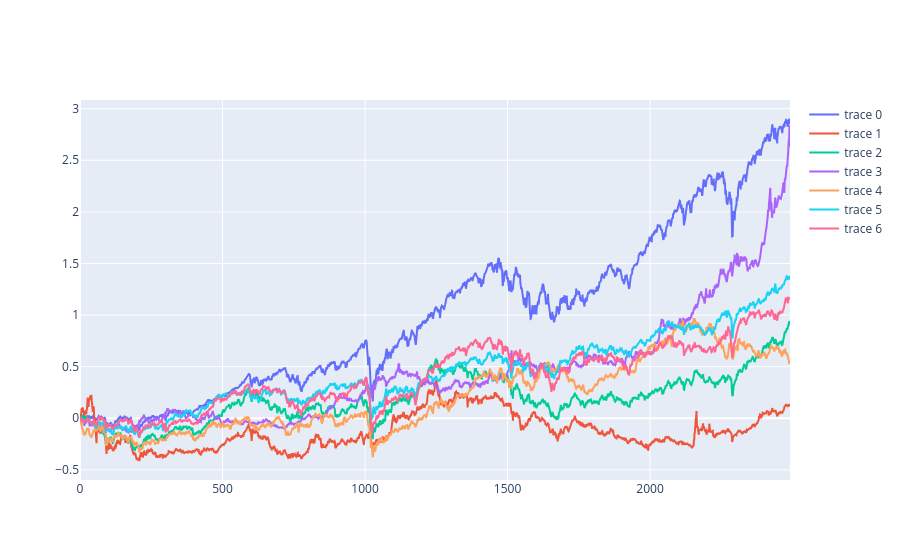

Write notebook code for a chart like this one.
### Code cell
def correct_volume(vol_value):
    if isinstance(vol_value, (float, int)):
        return vol_value
    if vol_value[-1] == "K":
        return 1000 * float(vol_value[:-1])
    if vol_value[-1] == "M":
        return 1_000_000 * float(vol_value[:-1])
    return float(vol_value)

# construct returns matrix per asset

T, N = dfs[0].shape
returns = np.empty((T,N))
volumes = np.empty((T,N))
prices = np.empty((T,N))
dfs_new = []
for i, df in enumerate(dfs):
    df = df[::-1]
    returns[:,i] = df["Price"].pct_change()
    returns[0,i] = 0.0
    volumes[:,i] = df["Vol."].apply(correct_volume).values
    prices[:,i] = df["Price"].values
    dfs_new.append(df)
dfs = dfs_new

print('returns:'); print(returns)

graph = go.Figure()
for i in range(returns.shape[1]):
    L = list(range(T))
    cum_returns = np.cumprod(1 + returns[:,i]) - 1
    graph.add_trace(go.Scatter(x=list(range(len(cum_returns))), y=cum_returns))
graph.show()

### Figure 1 — Plotly figure (JSON) as saved in the notebook; plotly's stock layout.template omitted (floating-point values rounded to 4 significant figures; data arrays with more than 128 entries replaced by an {"elided": "..."} marker saying what was removed)
{"data": [{"type": "scatter", "x": {"elided": "2492 int values"}, "y": {"elided": "2492 float values"}}, {"type": "scatter", "x": {"elided": "2492 int values"}, "y": {"elided": "2492 float values"}}, {"type": "scatter", "x": {"elided": "2492 int values"}, "y": {"elided": "2492 float values"}}, {"type": "scatter", "x": {"elided": "2492 int values"}, "y": {"elided": "2492 float values"}}, {"type": "scatter", "x": {"elided": "2492 int values"}, "y": {"elided": "2492 float values"}}, {"type": "scatter", "x": {"elided": "2492 int values"}, "y": {"elided": "2492 float values"}}, {"type": "scatter", "x": {"elided": "2492 int values"}, "y": {"elided": "2492 float values"}}], "layout": {}}
